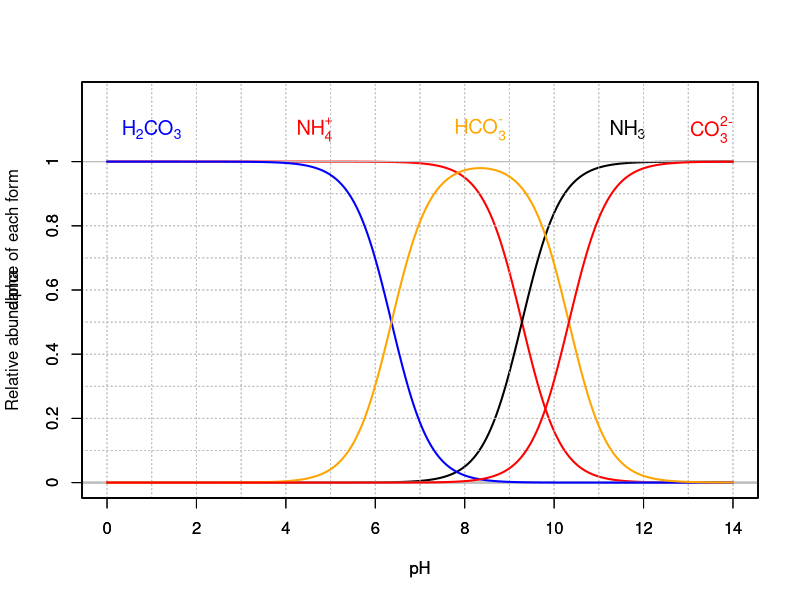

R code for this plot: (Note: this script raises an error after producing the figure.)
## ---- chunk 1
pKa=c(9.28)
forms=c("NH4","NH3")

#if (length(forms)=4){
pH<-seq(0,14,by=0.01)
denominator= 10^(-pH)+ 10^(-pKa[1])
alpha0=10^(-pH)/denominator
alpha1=(10^(-pKa[1]))/denominator


couleur=c("darkgreen","blue","orange","red","black")
Ylim<-c(0,1.2)
Xlim<-c(0,14)
plot(0,0,xlim=Xlim,ylim=Ylim,col="white",main="",xlab="",ylab="",bty="n",xaxt="n",yaxt="n")
abline(h=0,lwd=2,col="grey")
par(new=TRUE)
abline(h=seq(0,1,by=0.1),lty=3,col="grey")
abline(h=1,lty=1,lwd=1,col="grey")
abline(v=seq(0,14,by=1),lty=3,col="grey")
par(new=TRUE)

   ylab="Relative abundance of each form"
   plot(pH,alpha0,xlim=Xlim,ylim=Ylim,lty=1,lwd=2,type="l",xlab="pH",ylab=ylab,yaxt="n",col=couleur[4])
   par(new=TRUE)
   plot(pH,alpha1,xlim=Xlim,ylim=Ylim,lty=1,lwd=2,type="l",xlab="",ylab="",xaxt="n",yaxt="n",col=couleur[5])
   par(new=TRUE)
   axis(2,,at=c(0,0.2,0.4,0.6,0.8,1),labels=c("0","0.2","0.4","0.6","0.8","1"),cex.axis=1)
   par(new=TRUE)
   text(pKa[1]/2,1.1,substitute(paste(NH[y]^{z}),list(y=4,z="+")),adj=0.5,cex=1.2,col=couleur[4])
   par(new=TRUE)
   text((14-pKa[1])/2+pKa[1],1.1,expression(NH[3]),cex=1.2,adj=0.5,col=couleur[5])
   par(new=TRUE)


## ---- chunk 2
pKa=c(6.362,10.33)
forms=c("H2CO3","HCO3","CO3")

#if (length(forms)=4){
pH<-seq(0,14,by=0.01)
denominator= 10^(-2*pH)+ 10^(-pKa[1])*10^(-pH)+10^(-pKa[1])*10^(-pKa[2])
alpha0=10^(-2*pH)/denominator
alpha1=(10^(-pH)*10^(-pKa[1]))/denominator
alpha2=10^(-pKa[1])*10^(-pKa[2])/denominator

couleur=c("blue","orange","red","black","darkgreen")
Ylim<-c(0,1.2)
Xlim<-c(0,14)
plot(0,0,xlim=Xlim,ylim=Ylim,col="white",main="",xlab="",ylab="",bty="n",xaxt="n",yaxt="n")
abline(h=0,lwd=2,col="grey")
par(new=TRUE)
abline(h=seq(0,1,by=0.1),lty=3,col="grey")
abline(h=1,lty=1,lwd=1,col="grey")
abline(v=seq(0,14,by=1),lty=3,col="grey")
par(new=TRUE)

   plot(pH,alpha0,xlim=Xlim,ylim=Ylim,lty=1,lwd=2,type="l",xlab="",ylab="",xaxt="n",yaxt="n",col=couleur[1])
   par(new=TRUE)
   plot(pH,alpha1,xlim=Xlim,ylim=Ylim,lty=1,lwd=2,type="l",xlab="",ylab="",xaxt="n",yaxt="n",col=couleur[2])
   par(new=TRUE)
   plot(pH,alpha2,xlim=Xlim,ylim=Ylim,lty=1,lwd=2,type="l",xlab="pH",ylab="alpha",yaxt="n",col=couleur[3])
   axis(2,,at=c(0,0.2,0.4,0.6,0.8,1),labels=c("0","0.2","0.4","0.6","0.8","1"),cex.axis=1)
   par(new=TRUE)
   text(1,1.1,substitute(paste(H[x],CO[y]),list(x=2,y=3)),cex=1.2,col=couleur[1])
   par(new=TRUE)
   text((pKa[2]-pKa[1])/2+pKa[1],1.1,substitute(paste(HCO[x]^{y}),list(x=3,y="-")),adj=0.5,cex=1.2,col=couleur[2])
   par(new=TRUE)
   text(14,1.1,substitute(paste(CO[x]^{z}),list(x=3,z="2-")),cex=1.2,adj=1,col=couleur[3])
   par(new=TRUE)

## ---- chunk 3
knitr::include_graphics(c("pictures/ElecAlloc_CO2.png","pictures/ElecAlloc_H2CO3.png","pictures/ElecAlloc_HCO3-.png","pictures/ElecAlloc_CO32-.png"))
## ---- chunk 4
pKa=c(7.02,12.9)
forms=c("H2S","HS","S")

#if (length(forms)=4){
pH<-seq(0,14,by=0.01)
denominator= 10^(-2*pH)+ 10^(-pKa[1])*10^(-pH)+10^(-pKa[1])*10^(-pKa[2])
alpha0=10^(-2*pH)/denominator
alpha1=(10^(-pH)*10^(-pKa[1]))/denominator
alpha2=10^(-pKa[1])*10^(-pKa[2])/denominator

couleur=c("darkgreen","blue","orange","red","black")
Ylim<-c(0,1.2)
Xlim<-c(0,14)
plot(0,0,xlim=Xlim,ylim=Ylim,col="white",main="",xlab="",ylab="",bty="n",xaxt="n",yaxt="n")
abline(h=0,lwd=2,col="grey")
par(new=TRUE)
abline(h=seq(0,1,by=0.1),lty=3,col="grey")
abline(h=1,lty=1,lwd=1,col="grey")
abline(v=seq(0,14,by=1),lty=3,col="grey")
par(new=TRUE)

   plot(pH,alpha0,xlim=Xlim,ylim=Ylim,lty=1,lwd=2,type="l",xlab="",ylab="",xaxt="n",yaxt="n",col=couleur[1])
   par(new=TRUE)
   plot(pH,alpha1,xlim=Xlim,ylim=Ylim,lty=1,lwd=2,type="l",xlab="",ylab="",xaxt="n",yaxt="n",col=couleur[2])
   par(new=TRUE)
   plot(pH,alpha2,xlim=Xlim,ylim=Ylim,lty=1,lwd=2,type="l",xlab="pH",ylab="alpha",yaxt="n",col=couleur[3])
   axis(2,,at=c(0,0.2,0.4,0.6,0.8,1),labels=c("0","0.2","0.4","0.6","0.8","1"),cex.axis=1)
   par(new=TRUE)
   text(1,1.1,substitute(paste(H[x],S),list(x=2)),cex=1.2,col=couleur[1])
   par(new=TRUE)
   text((pKa[2]-pKa[1])/2+pKa[1],1.1,substitute(paste(HS^{x}),list(x="-")),adj=0.5,cex=1.2,col=couleur[2])
   par(new=TRUE)
   text(14,1.1,substitute(paste(S^{z}),list(z="2-")),cex=1.2,adj=1,col=couleur[3])
   par(new=TRUE)
## ---- chunk 5
knitr::include_graphics("pictures/ElecAlloc_N2.png")
## ---- chunk 6
knitr::include_graphics("pictures/ElecAlloc_N2O.png")
## ---- chunk 7
knitr::include_graphics(c("pictures/ElecAlloc_CO2.png","pictures/ElecAlloc_NO3-.png","pictures/ElecAlloc_SO42-.png"))
## ---- chunk 8

pKa=c(2.12,7.21,12.67)
forms=c("H3PO4","H2PO4","HPO4","PO4")

#if (length(forms)=4){
pH<-seq(0,14,by=0.01)
denominator= 10^(-3*pH)+ 10^(-pKa[1])*10^(-2*pH)+10^(-pKa[1])*10^(-pKa[2])*10^(-pH)+ 10^(-pKa[1])*10^(-pKa[2])*10^(-pKa[3])
alpha0=10^(-3*pH)/denominator
alpha1=(10^(-2*pH)*10^(-pKa[1]))/denominator
alpha2=(10^(-pH)*10^(-pKa[1])*10^(-pKa[2]))/denominator
alpha3=10^(-pKa[1])*10^(-pKa[2])*10^(-pKa[3])/denominator

couleur=c("darkgreen","blue","orange","red","black")
Ylim<-c(0,1.2)
Xlim<-c(0,14)
plot(0,0,xlim=Xlim,ylim=Ylim,col="white",main="",xlab="",ylab="",bty="n",xaxt="n",yaxt="n")
abline(h=0,lwd=2,col="grey")
par(new=TRUE)
abline(h=seq(0,1,by=0.1),lty=3,col="grey")
abline(h=1,lty=1,lwd=1,col="grey")
abline(v=seq(0,14,by=1),lty=3,col="grey")
par(new=TRUE)

   ylab="Relative abundance of each form"
   plot(pH,alpha0,xlim=Xlim,ylim=Ylim,lty=1,lwd=2,type="l",xlab="pH",ylab=ylab,yaxt="n",col=couleur[1])
   par(new=TRUE)
   plot(pH,alpha1,xlim=Xlim,ylim=Ylim,lty=1,lwd=2,type="l",xlab="",ylab="",xaxt="n",yaxt="n",col=couleur[2])
   par(new=TRUE)
   plot(pH,alpha2,xlim=Xlim,ylim=Ylim,lty=1,lwd=2,type="l",xlab="",ylab="",xaxt="n",yaxt="n",col=couleur[3])
   par(new=TRUE)
   plot(pH,alpha3,xlim=Xlim,ylim=Ylim,lty=1,lwd=2,type="l",xlab="",ylab="",xaxt="n",yaxt="n",col=couleur[4])
   axis(2,,at=c(0,0.2,0.4,0.6,0.8,1),labels=c("0","0.2","0.4","0.6","0.8","1"),cex.axis=1)
   par(new=TRUE)
   text(1,1.1,expression(paste(H[3],PO[4])),cex=1.2,col=couleur[1])
   par(new=TRUE)
   text((pKa[2]-pKa[1])/2+pKa[1],1.1,substitute(paste(H[x],PO[y]^{z}),list(x=2,y=4,z="-")),adj=0.5,cex=1.2,col=couleur[2])
   par(new=TRUE)
   text((pKa[3]-pKa[2])/2+pKa[2],1.1,substitute(paste(HPO[y]^{z}),list(y=4,z="2-")),cex=1.2,adj=0.5,col=couleur[3])
   par(new=TRUE)
   text(14,1.1,substitute(paste(PO[y]^{z}),list(y=4,z="3-")),adj=1,cex=1.2,col=couleur[4])
   par(new=TRUE)

## ---- chunk 9
knitr::include_graphics(c("pictures/ElecAlloc_H3PO4.png","pictures/ElecAlloc_H2PO4-.png","pictures/ElecAlloc_HPO42-.png","pictures/ElecAlloc_PO43-.png"))
## ---- chunk 10
pKa=c(1.98)
forms=c("HSO4","SO4")

#if (length(forms)=4){
pH<-seq(0,14,by=0.01)
denominator= 10^(-pH)+ 10^(-pKa[1])
alpha0=10^(-pH)/denominator
alpha1=(10^(-pKa[1]))/denominator


couleur=c("darkgreen","blue","orange","red","black")
Ylim<-c(0,1.2)
Xlim<-c(0,14)
plot(0,0,xlim=Xlim,ylim=Ylim,col="white",main="",xlab="",ylab="",bty="n",xaxt="n",yaxt="n")
abline(h=0,lwd=2,col="grey")
par(new=TRUE)
abline(h=seq(0,1,by=0.1),lty=3,col="grey")
abline(h=1,lty=1,lwd=1,col="grey")
abline(v=seq(0,14,by=1),lty=3,col="grey")
par(new=TRUE)

   plot(pH,alpha0,xlim=Xlim,ylim=Ylim,lty=1,lwd=2,type="l",xlab="pH",ylab="alpha",yaxt="n",col=couleur[1])
   par(new=TRUE)
   plot(pH,alpha1,xlim=Xlim,ylim=Ylim,lty=1,lwd=2,type="l",xlab="",ylab="",xaxt="n",yaxt="n",col=couleur[2])
   par(new=TRUE)
   axis(2,,at=c(0,0.2,0.4,0.6,0.8,1),labels=c("0","0.2","0.4","0.6","0.8","1"),cex.axis=1)
   par(new=TRUE)
   text(1,1.1,substitute(paste(HSO[y]^{z}),list(y=4,z="-")),adj=0.5,cex=1.2,col=couleur[1])
   par(new=TRUE)
   text((14-pKa[1])/2+pKa[1],1.1,substitute(paste(SO[y]^{z}),list(y=4,z="2-")),cex=1.2,adj=0.5,col=couleur[2])
   par(new=TRUE)

